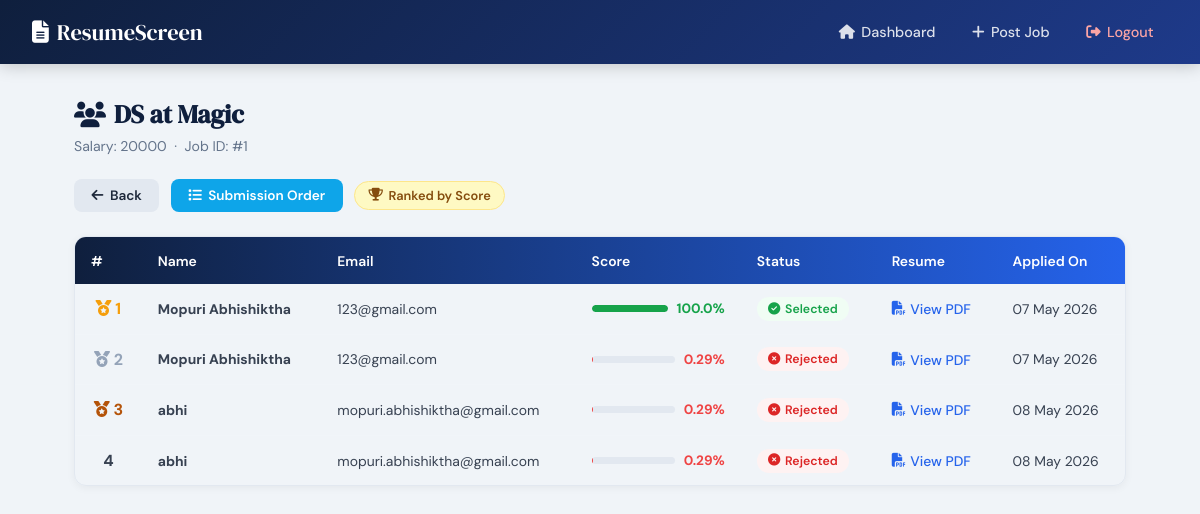
Screenshot of /applicants/1?ranked=1 (signed in) with the database file from the repository.
### tables this page shows
CREATE TABLE jobs (
    id              INTEGER PRIMARY KEY AUTOINCREMENT,
    company         TEXT NOT NULL,
    job_profile     TEXT NOT NULL,
    salary          TEXT NOT NULL,
    job_description TEXT NOT NULL,
    posted_by       TEXT NOT NULL,
    posted_at       TEXT NOT NULL
);

CREATE TABLE resumes (
    id          INTEGER PRIMARY KEY AUTOINCREMENT,
    name        TEXT,
    email       TEXT,
    filename    TEXT,
    job_id      INTEGER,
    score       REAL,
    status      TEXT,
    uploaded_at TEXT,
    FOREIGN KEY (job_id) REFERENCES jobs(id)
);

### app.py (the view)
@app.route('/applicants/<int:job_id>')
def job_applicants(job_id):
    if 'hr_email' not in session:
        return redirect(url_for('hr_login'))
    conn = get_db(); cur = conn.cursor()
    try:
        cur.execute("SELECT id,company,job_profile,salary FROM jobs WHERE id=? AND posted_by=?",
                    (job_id, session['hr_email']))
        job = cur.fetchone()
        if not job:
            return redirect(url_for('hr_dash'))
        ranked = request.args.get('ranked', '0') == '1'
        cur.execute(f"""
            SELECT name,email,filename,score,status,uploaded_at
            FROM resumes WHERE job_id=? ORDER BY {'score DESC' if ranked else 'uploaded_at ASC'}
        """, (job_id,))
        applicants = [(i,) + tuple([*r[:5], parse_datetime(r[5])])
                      for i, r in enumerate(cur.fetchall(), 1)]
        return render_template('job_applicants.html',
                               job=job, applicants=applicants, ranked=ranked)
    except sqlite3.Error:
        return redirect(url_for('hr_dash'))
    finally:
        cur.close(); conn.close()

### app.py (called while the page is built)
def get_db():
    return sqlite3.connect(DB_PATH)

def parse_datetime(val):
    if val and isinstance(val, str):
        for fmt in ('%Y-%m-%d %H:%M:%S.%f', '%Y-%m-%d %H:%M:%S'):
            try: return datetime.strptime(val, fmt)
            except ValueError: pass
    return val

### templates/job_applicants.html (shortened to what this page needs)
<!DOCTYPE html>
<html lang="en">
<head>
  <link rel="stylesheet" href="https://cdnjs.cloudflare.com/ajax/libs/font-awesome/6.4.2/css/all.min.css">
</head>
<body>
<nav>
  <div class="nav-container">
    <a href="{{ url_for('hr_dash') }}" class="nav-logo"><i class="fas fa-file-alt"></i> ResumeScreen</a>
    <ul>
      <li><a href="{{ url_for('hr_dash') }}"><i class="fas fa-home"></i> Dashboard</a></li>
      <li><a href="{{ url_for('post_job') }}"><i class="fas fa-plus"></i> Post Job</a></li>
      <li><a href="{{ url_for('logout') }}" class="logout"><i class="fas fa-sign-out-alt"></i> Logout</a></li>
    </ul>
  </div>
</nav>
<div class="container">
  <div class="page-header">
    <h2><i class="fas fa-users"></i> {{ job[2] }} at {{ job[1] }}</h2>
    <p>Salary: {{ job[3] }} &nbsp;·&nbsp; Job ID: #{{ job[0] }}</p>
  </div>
  <div class="controls">
    <a href="{{ url_for('hr_dash') }}" class="btn btn-back"><i class="fas fa-arrow-left"></i> Back</a>
    {% if ranked %}
      <a href="{{ url_for('job_applicants', job_id=job[0]) }}" class="btn btn-unrank">
        <i class="fas fa-list"></i> Submission Order
      </a>
      <span class="ranked-badge"><i class="fas fa-trophy"></i> Ranked by Score</span>
    {% else %}
      <a href="{{ url_for('job_applicants', job_id=job[0], ranked=1) }}" class="btn btn-rank">
        <i class="fas fa-trophy"></i> Rank by Score
      </a>
    {% endif %}
  </div>
  {% if applicants %}
    <div class="table-wrap">
      <table>
        <thead>
          <tr>
            <th>#</th>
            <th>Name</th>
            <th>Email</th>
            <th>Score</th>
            <th>Status</th>
            <th>Resume</th>
            <th>Applied On</th>
          </tr>
        </thead>
        <tbody>
          {% for app in applicants %}
            {% set score = app[4] %}
            {% if score >= 75 %}{% set bar_color = '#16a34a' %}
            {% elif score >= 50 %}{% set bar_color = '#f59e0b' %}
            {% else %}{% set bar_color = '#ef4444' %}{% endif %}
            <tr>
              <td class="rank-cell {% if ranked %}{% if app[0]==1 %}rank-1{% elif app[0]==2 %}rank-2{% elif app[0]==3 %}rank-3{% endif %}{% endif %}">
                {% if ranked and app[0] <= 3 %}<i class="fas fa-medal"></i> {% endif %}{{ app[0] }}
              </td>
              <td><strong>{{ app[1] }}</strong></td>
              <td>{{ app[2] }}</td>
              <td>
                <div class="score-wrap">
                  <div class="score-bar-bg">
                    <div class="score-bar-fill" style="width:{{ score }}%;background:{{ bar_color }};"></div>
                  </div>
                  <span class="score-num" style="color:{{ bar_color }};">{{ score }}%</span>
                </div>
              </td>
              <td>
                <span class="status-badge {% if app[5]=='Selected' %}status-selected{% else %}status-rejected{% endif %}">
                  <i class="fas {% if app[5]=='Selected' %}fa-check-circle{% else %}fa-times-circle{% endif %}"></i>
                  {{ app[5] }}
                </span>
              </td>
              <td>
                <a href="{{ url_for('uploaded_file', filename=app[3]) }}" target="_blank" class="resume-link">
                  <i class="fas fa-file-pdf"></i> View PDF
                </a>
              </td>
              <td>{{ app[6].strftime('%d %b %Y') if app[6] else '—' }}</td>
            </tr>
          {% endfor %}
        </tbody>
      </table>
    </div>
  {% else %}
    <div class="empty">
      <i class="fas fa-inbox fa-2x" style="display:block;margin-bottom:.75rem;"></i>
      No applications yet for this job.
    </div>
  {% endif %}
</div>
</body>
</html>

### templates/job_applicants.html (style rules this page uses)
*, *::before, *::after { margin:0; padding:0; box-sizing:border-box; }
:root { --blue:#2563eb; --navy:#0f1f3d; }
body { font-family:'DM Sans',sans-serif; background:#f0f4f8; color:#1e293b; min-height:100vh; }
nav { background:linear-gradient(135deg,#0f1f3d,#1e3a8a); padding:1rem 2rem; position:sticky; top:0; z-index:1000; box-shadow:0 2px 16px rgba(0,0,0,.2); }
.nav-container { max-width:1200px; margin:0 auto; display:flex; justify-content:space-between; align-items:center; }
.nav-logo { color:#fff; font-family:'DM Serif Display',serif; font-size:1.4rem; text-decoration:none; display:flex; align-items:center; gap:.5rem; }
nav ul { display:flex; list-style:none; gap:.5rem; }
nav ul li a { color:rgba(255,255,255,.85); text-decoration:none; font-size:.9rem; font-weight:500; padding:.45rem .9rem; border-radius:8px; display:flex; align-items:center; gap:.4rem; transition:background .2s; }
nav ul li a.logout { color:#fca5a5; }
.container { max-width:1100px; margin:2rem auto; padding:0 1.5rem 3rem; }
.page-header { margin-bottom:1.5rem; }
.page-header h2 { font-family:'DM Serif Display',serif; font-size:1.6rem; color:var(--navy); display:flex; align-items:center; gap:.5rem; }
.page-header p { color:#64748b; font-size:.88rem; margin-top:.3rem; }
.controls { display:flex; gap:.7rem; flex-wrap:wrap; margin-bottom:1.5rem; align-items:center; }
.btn { padding:.5rem 1.1rem; border:none; border-radius:8px; font-family:'DM Sans',sans-serif; font-size:.85rem; font-weight:600; cursor:pointer; display:inline-flex; align-items:center; gap:.4rem; text-decoration:none; transition:opacity .2s, transform .2s; }
.btn-back { background:#e2e8f0; color:#1e293b; }
.btn-unrank { background:#0ea5e9; color:#fff; }
.ranked-badge { display:inline-flex; align-items:center; gap:.35rem; background:#fef9c3; color:#854d0e; border:1px solid #fde68a; padding:.3rem .85rem; border-radius:20px; font-size:.8rem; font-weight:600; }
.table-wrap { overflow-x:auto; border-radius:12px; border:1px solid #e2e8f0; box-shadow:0 2px 8px rgba(0,0,0,.05); }
table { width:100%; border-collapse:collapse; font-size:.87rem; }
thead tr { background:linear-gradient(90deg,#0f1f3d,#2563eb); color:#fff; }
thead th { padding:.9rem 1rem; text-align:left; font-weight:600; white-space:nowrap; }
tbody tr { border-bottom:1px solid #f1f5f9; transition:background .15s; }
tbody tr:last-child { border-bottom:none; }
td { padding:.8rem 1rem; vertical-align:middle; color:#374151; }
.rank-cell { font-weight:700; font-size:1rem; text-align:center; }
.rank-1 { color:#f59e0b; }
.rank-2 { color:#94a3b8; }
.rank-3 { color:#b45309; }
.score-wrap { display:flex; align-items:center; gap:.55rem; min-width:120px; }
.score-bar-bg { flex:1; height:7px; background:#e2e8f0; border-radius:99px; overflow:hidden; }
.score-bar-fill { height:100%; border-radius:99px; }
.score-num { font-weight:700; font-size:.85rem; white-space:nowrap; }
.status-badge { display:inline-flex; align-items:center; gap:.3rem; padding:.25rem .7rem; border-radius:20px; font-size:.77rem; font-weight:600; }
.status-selected { background:#f0fdf4; color:#16a34a; }
.status-rejected { background:#fef2f2; color:#dc2626; }
.resume-link { color:var(--blue); text-decoration:none; font-weight:500; display:inline-flex; align-items:center; gap:.3rem; }

### rows the page displays
jobs: job_profile "DS", company "Magic", salary "20000", id "1"
resumes: job "1", name "Mopuri Abhishiktha", email "123@gmail.com", score "100.0", status "Selected", uploaded_at "07 May 2026"
resumes: app "2", name "Mopuri Abhishiktha", email "123@gmail.com", score "0.29", status "Rejected", uploaded_at "07 May 2026"
resumes: app "3", name "abhi", email "mopuri.abhishiktha@gmail.com", score "0.29", status "Rejected", uploaded_at "08 May 2026"
resumes: app "4", name "abhi", email "mopuri.abhishiktha@gmail.com", score "0.29", status "Rejected", uploaded_at "08 May 2026"
